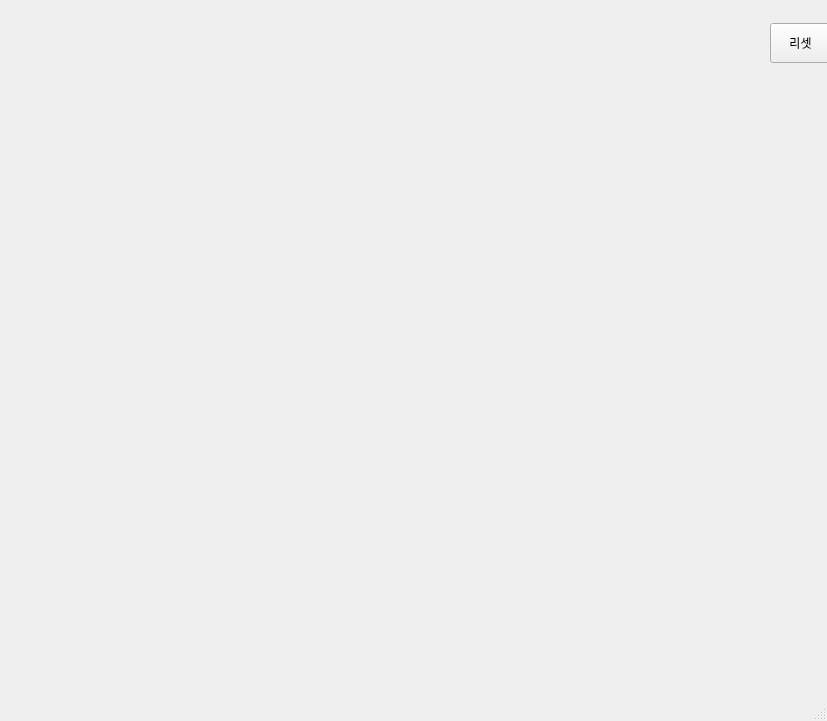
<?xml version="1.0" encoding="UTF-8"?>
<ui version="4.0">
 <class>MainWindow</class>
 <widget class="QMainWindow" name="MainWindow">
  <property name="geometry">
   <rect>
    <x>0</x>
    <y>0</y>
    <width>827</width>
    <height>721</height>
   </rect>
  </property>
  <property name="windowTitle">
   <string>MainWindow</string>
  </property>
  <widget class="QWidget" name="centralwidget">
   <widget class="QPushButton" name="pbReset">
    <property name="geometry">
     <rect>
      <x>770</x>
      <y>23</y>
      <width>61</width>
      <height>40</height>
     </rect>
    </property>
    <property name="toolTip">
     <string>2,3</string>
    </property>
    <property name="text">
     <string>리셋</string>
    </property>
    <property name="iconSize">
     <size>
      <width>40</width>
      <height>40</height>
     </size>
    </property>
   </widget>
  </widget>
  <widget class="QMenuBar" name="menubar">
   <property name="geometry">
    <rect>
     <x>0</x>
     <y>0</y>
     <width>827</width>
     <height>31</height>
    </rect>
   </property>
  </widget>
  <widget class="QStatusBar" name="statusbar"/>
 </widget>
 <resources/>
 <connections/>
</ui>
